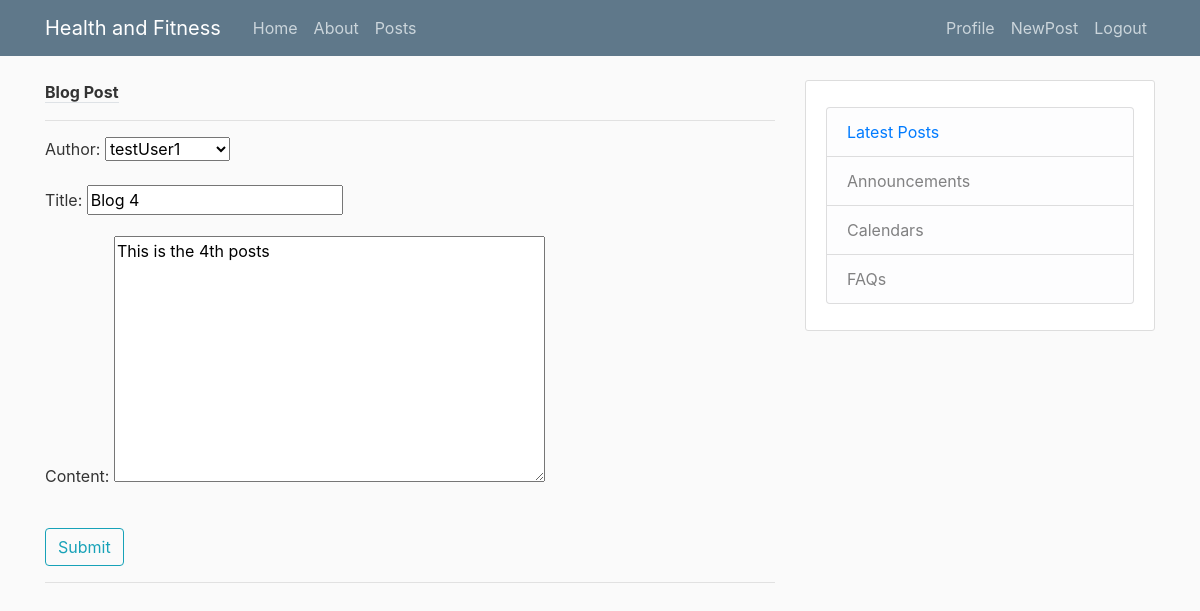
Screenshot of /posts/4/update (signed in) with the database file from the repository.
### blog/models.py (models this page shows, shortened)
class Post(models.Model):
    title = models.CharField(max_length=20)
    content = models.TextField()
    author = models.ForeignKey(User, on_delete=models.CASCADE)
    date=models.DateTimeField(default=timezone.now)

### blog/views.py (the view)
# urls.py: path('posts/<int:pk>/update',PostUpdateView.as_view(),name="posts-update"),
class PostUpdateView(LoginRequiredMixin,UserPassesTestMixin,UpdateView):
    model=Post
    fields=['author','title','content']
    def test_func(self):
        post=self.get_object()
        if self.request.user == post.author:
            return True
        return False

### blog/templates/blog/Post_form.html (shortened to what this page needs)
{% extends "blog/base.html" %}
{% block content%}
    <div class="form">
        <form method="post">
            <fieldset class="form-group">
                <strong class="border-bottom mb-4">Blog Post</strong>
                <hr>
                {{ form.as_p }}
            </fieldset>
            <div class="form-group">
                <button class="btn btn-outline-info" type="submit">
                    Submit
                </button>
            </div>
            <hr>
        </form>
    </div>
{% endblock content %}

### blog/static/blog/main.css (style rules this page uses)
body { background: #fafafa; color: #333333; margin-top: 5rem; }

### rows the page displays
Post: author "testUser1", title "Blog 4", content "This is the 4th posts"
